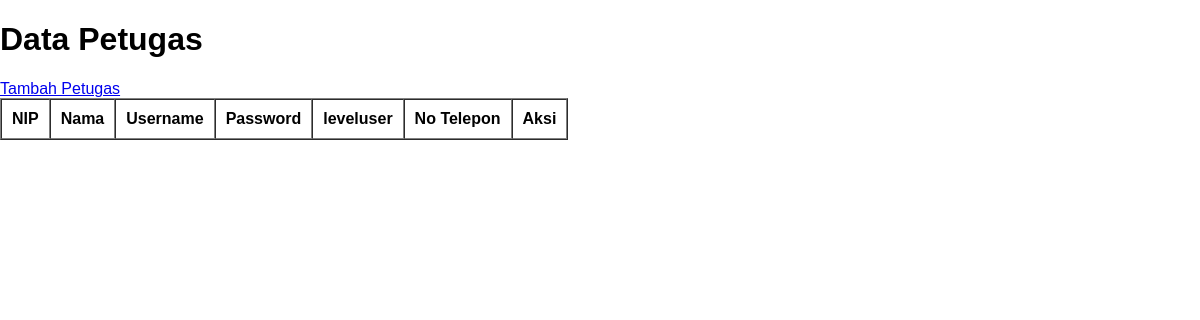
/petugas/petugas.php, run on an earlier commit of the app's database.
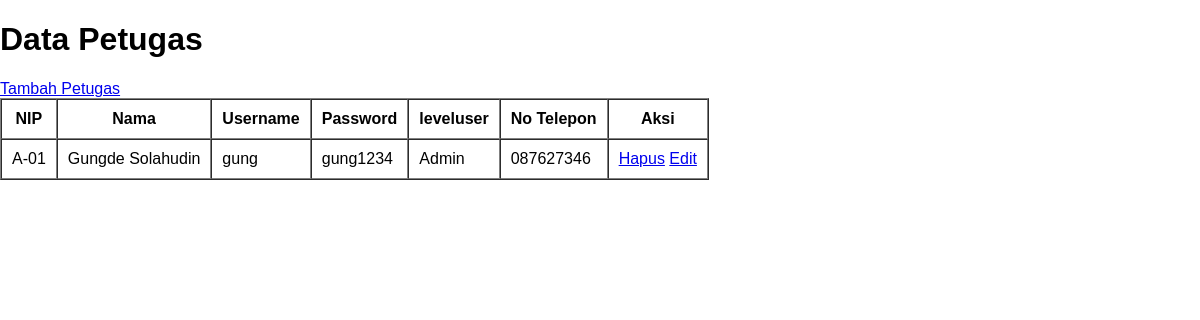
And on a later commit of the database.
### tables this page shows
CREATE TABLE `tb_petugas` (
  `nip` varchar(5) NOT NULL,
  `nama_petugas` varchar(100) NOT NULL,
  `username` varchar(50) NOT NULL,
  `password` varchar(50) NOT NULL,
  `leveluser` varchar(50) NOT NULL,
  `no_telp` varchar(50) NOT NULL
);

### petugas/functions_petugas.php (called while the page is built, shortened)
<?php
    $conn = mysqli_connect("localhost", "root", "", "db_spp");
    function query($query){
        global $conn;
        $result = mysqli_query($conn, $query);
        $rows = [];
        while( $row = mysqli_fetch_assoc($result)) {
            $rows[] = $row;
        }
        return $rows;
    }
?>

### petugas/petugas.php (the view, shortened to what this page needs)
<?php
    require 'functions_petugas.php';
    $petugas = query("SELECT * FROM tb_petugas");
?>
<!DOCTYPE html>
<html lang="en">
<head>
</head>
<body>
    <h1>Data Petugas</h1>
    <a href="create_petugas.php">Tambah Petugas</a>
    <table border="1" cellspacing="0" cellpadding="10">
        <tr>
            <th>NIP</th>
            <th>Nama</th>
            <th>Username</th>
            <th>Password</th>
            <th>leveluser</th>
            <th>No Telepon</th>
            <th>Aksi</th>
        </tr>
        <?php foreach($petugas as $row) : ?>
        <tr>
            <td><?= $row["nip"]; ?></td>
            <td><?= $row["nama_petugas"]; ?></td>
            <td><?= $row["username"] ?></td>
            <td><?= $row["password"]; ?></td>
            <td><?= $row["leveluser"]; ?></td>
            <td><?= $row["no_telp"]; ?></td>
            <td>
                <a href="delete_petugas.php?nip=<?= $row["nip"]; ?>">Hapus</a>
                <a href="update_petugas.php?nip=<?= $row["nip"]; ?>">Edit</a>
            </td>
        </tr>
        <?php endforeach; ?>
    </table>
</body>
</html>

What changed in the data, as far as the page shows it:
added tb_petugas: nip "A-01", nama_petugas "Gungde Solahudin", username "gung", password "gung1234", leveluser "Admin", no_telp "087627346"
